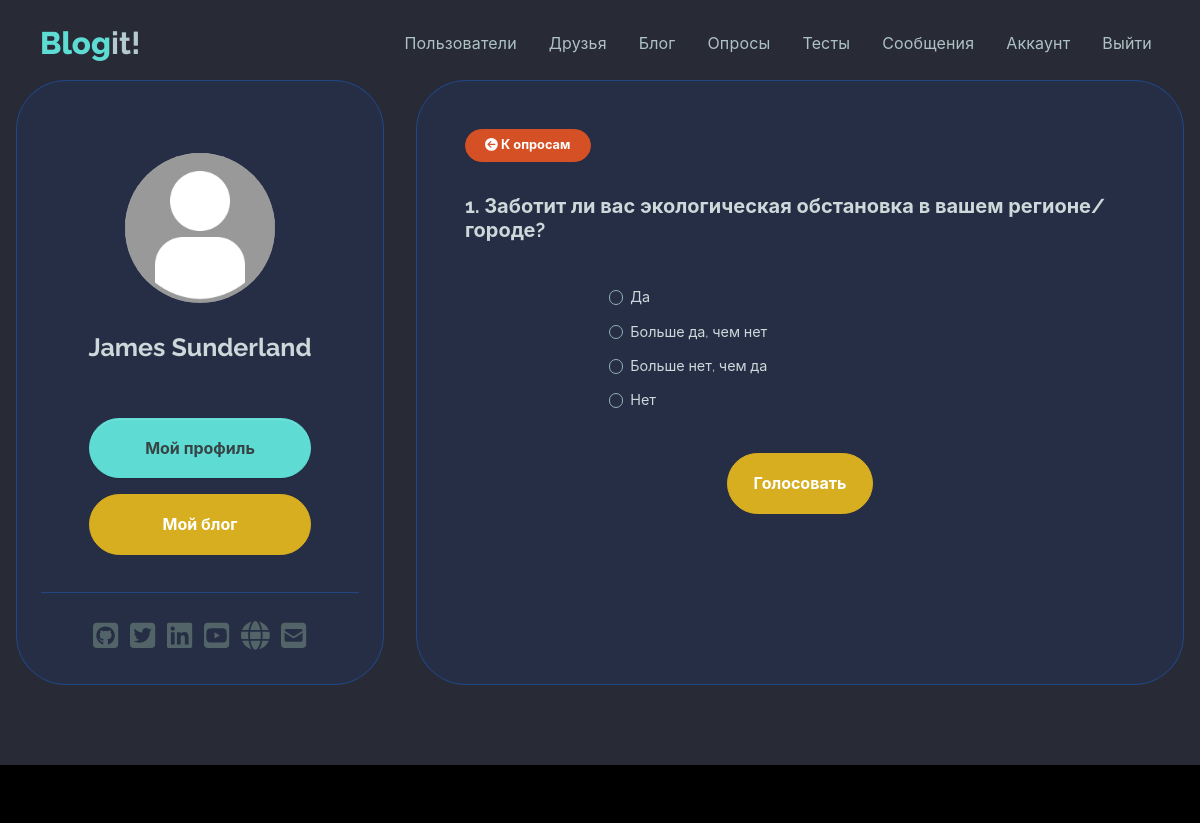
The page /question/1/ (signed in) on the database its author committed.
### users/models.py (models this page shows, shortened)
class Profile(models.Model):
    user = models.OneToOneField(User, on_delete=models.CASCADE)
    name = models.CharField(max_length=50, blank=True, null=True)
    email = models.EmailField(max_length=50,  blank=True, null=True)
    username = models.CharField(max_length=50, blank=True, null=True)
    summary = models.CharField(max_length=100, blank=True, null=True)
    city = models.CharField(max_length=20, blank=True, null=True)
    profession = models.CharField(max_length=50, blank=True, null=True)
    about = models.TextField(blank=True, null=True)
    image = models.ImageField(null=True, blank=True, upload_to='profile_images', default='profile_images/default.jpg')
    github = models.CharField(max_length=100, default='https://github.com')
    twitter = models.CharField(max_length=100,  default='https://twitter.com')
    linkedin = models.CharField(max_length=100, default='https://linkedin.com')
    youtube = models.CharField(max_length=100, default='https://youtube.com')
    website = models.CharField(max_length=100, default='https://mysite.com')
    created = models.DateTimeField(auto_now_add=True)
    follows = models.ManyToManyField('self', related_name='followed_by', symmetrical=False, blank=True)
    class Meta:
        ordering = ['created']
        verbose_name = 'Профиль'
        verbose_name_plural = 'Профили'

### polls/models.py (models this page shows, shortened)
class Question(models.Model):
    name = models.CharField(max_length=300)
    published = models.DateTimeField(auto_now_add=True)
    class Meta:
        ordering = ['published']
        verbose_name = 'Вопрос'
        verbose_name_plural = 'Вопросы'

class Choice(models.Model):
    question = models.ForeignKey(Question,
        on_delete=models.CASCADE)
    name = models.CharField(max_length=200)
    votes = models.IntegerField(default=0)
    class Meta:
        verbose_name = 'Варианты'
        verbose_name_plural = 'Варианты'

### polls/views.py (the view)
# urls.py: path('question/<int:question_id>/',
@login_required()
def question(request, question_id):
    profile = request.user.profile
    question = Question.objects.get(pk=question_id)
    context = {'question': question,
    'profile': profile}
    return render(request,
        'polls/question.html', context)

### polls/templates/polls/question.html (shortened to what this page needs)
{% extends 'base.html' %}
{% block content %}
    <section>
        <main class="mt-5 mb-5">
            <div class="container">
                <div class="main-body">
                    <div class="row">
                        <div class="col-lg-4">
                            <div class="card p-3 card-soft-primary">
                                <div class="card-body">
                                    <div class="d-flex flex-column align-items-center text-center">
                                        <div class="profile-image-wrapper mt-5">
                                            <div class="profile-image">
                                                <img src="{{ profile.image.url }}" alt="profile" />
                                            </div>
                                        </div>
                                        <div class="mt-1">
                                            <h5 class="fw-bold fs-2 text-200 mb-5 text-center">{{ profile.name }}</h5>
                                            <div class="text-center">
                                                <div class="col-12 d-grid">
                                                    <div class="text-center">
                                                        <a class="btn btn-primary rounded-pill my-2 col-9"
                                                           href="{% url 'account' %}">Мой профиль</a>
                                                        <a class="btn btn-warning rounded-pill my-2 col-9"
                                                           href="{% url 'blog:my-blog' %}">Мой блог</a>
                                                    </div>
                                                </div>
                                            </div>
                                        </div>
                                    </div>
                                    <hr class="my-4">
                                    <div class="text-center">{% include 'socials.html' %}</div>
                                </div>
                            </div>
                        </div>
                        <div class="col-lg-8">
                            <div class="card p-3 h-100 card-soft-primary">
                                <div class="profile-card-body">
                                    <div class="row mb-3">
                                        <div class="col-12">
                                            <a class="btn btn-danger rounded-pill btn-sm mb-3"
                                               href="{% url 'polls:questions' %}"><i class="fa fa-arrow-circle-left"></i> К опросам</a>
                                            <h6 class="fw-bold fs-1 text-200 my-3">{{ question.name }}</h6>
                                        </div>
                                    </div>
                                    <div class="container col-8 mb-3 mt-4">
                                        <form action="{% url 'polls:vote' question.id %}" method="post">
                                            {% for choice in question.choice_set.all %}
                                                <div class="form-check">
                                                    <input type="radio"
                                                           name="choice"
                                                           class="form-check-input"
                                                           id="choice{{ forloop.counter }}"
                                                           value="{{ choice.id }}"/>
                                                    <label for="choice{{ forloop.counter }}" class="text-200">{{ choice.name }}</label>
                                                </div>
                                            {% endfor %}
                                            <div class="text-center">
                                                <input type="submit"
                                                       value="Голосовать"
                                                       class="btn btn-warning rounded-pill mt-4"/>
                                            </div>
                                        </form>
                                    </div>
                                </div>
                            </div>
                        </div>
                    </div>
                </div>
            </div>
        </main>
    </section>
{% endblock %}

### rows shown on the page
Profile: image (placeholder picture), name "James Sunderland"
Question: name "1. Заботит ли вас экологическая обстановка в вашем регионе/городе?"
Choice: name "Да"
Choice: name "Больше да, чем нет"
Choice: name "Больше нет, чем да"
Choice: name "Нет"
